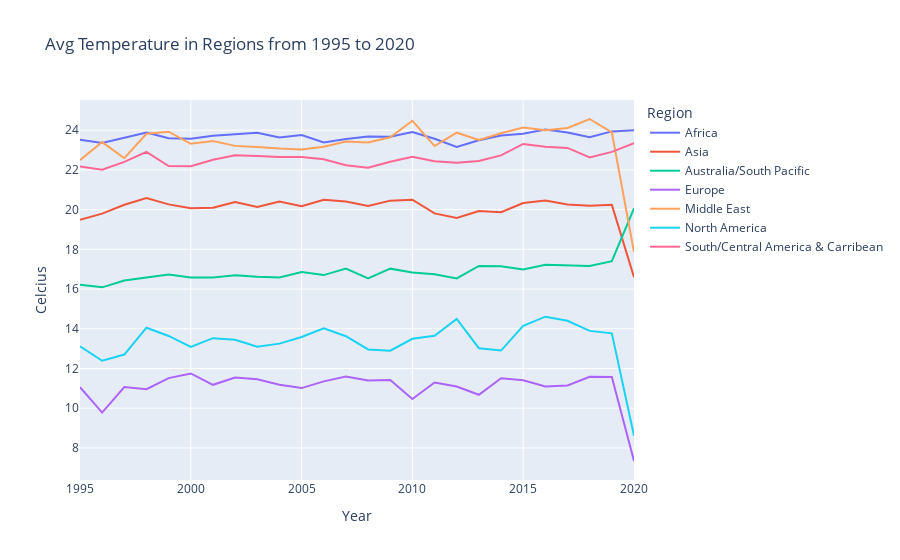

Notebook code for this chart:
### Code cell
# Plot
# Ignore 2020 because it is not completed yet. Otherwise, there is a slight increase in Avg Temp generally
fig = px.line(
df_regionyear, x="Year", y="Celcius", color='Region',
title='Avg Temperature in Regions from 1995 to 2020')
fig.show()

### Figure 1 — Plotly figure (JSON) as saved in the notebook; plotly's stock layout.template omitted (floating-point values rounded to 4 significant figures)
{"data": [{"hovertemplate": "Region=Africa<br>Year=%{x}<br>Celcius=%{y}<extra></extra>", "legendgroup": "Africa", "line": {"color": "#636efa", "dash": "solid"}, "marker": {"symbol": "circle"}, "mode": "lines", "name": "Africa", "orientation": "v", "showlegend": true, "type": "scatter", "x": [1995, 1996, 1997, 1998, 1999, 2000, 2001, 2002, 2003, 2004, 2005, 2006, 2007, 2008, 2009, 2010, 2011, 2012, 2013, 2014, 2015, 2016, 2017, 2018, 2019, 2020], "xaxis": "x", "y": [23.52, 23.35, 23.62, 23.88, 23.6, 23.57, 23.72, 23.79, 23.87, 23.63, 23.76, 23.39, 23.56, 23.69, 23.67, 23.91, 23.57, 23.15, 23.49, 23.73, 23.83, 24.03, 23.88, 23.64, 23.94, 24.0], "yaxis": "y"}, {"hovertemplate": "Region=Asia<br>Year=%{x}<br>Celcius=%{y}<extra></extra>", "legendgroup": "Asia", "line": {"color": "#EF553B", "dash": "solid"}, "marker": {"symbol": "circle"}, "mode": "lines", "name": "Asia", "orientation": "v", "showlegend": true, "type": "scatter", "x": [1995, 1996, 1997, 1998, 1999, 2000, 2001, 2002, 2003, 2004, 2005, 2006, 2007, 2008, 2009, 2010, 2011, 2012, 2013, 2014, 2015, 2016, 2017, 2018, 2019, 2020], "xaxis": "x", "y": [19.49, 19.8, 20.24, 20.59, 20.26, 20.07, 20.09, 20.39, 20.13, 20.41, 20.17, 20.49, 20.41, 20.19, 20.45, 20.5, 19.81, 19.58, 19.93, 19.87, 20.33, 20.46, 20.26, 20.2, 20.24, 16.6], "yaxis": "y"}, {"hovertemplate": "Region=Australia/South Pacific<br>Year=%{x}<br>Celcius=%{y}<extra></extra>", "legendgroup": "Australia/South Pacific", "line": {"color": "#00cc96", "dash": "solid"}, "marker": {"symbol": "circle"}, "mode": "lines", "name": "Australia/South Pacific", "orientation": "v", "showlegend": true, "type": "scatter", "x": [1995, 1996, 1997, 1998, 1999, 2000, 2001, 2002, 2003, 2004, 2005, 2006, 2007, 2008, 2009, 2010, 2011, 2012, 2013, 2014, 2015, 2016, 2017, 2018, 2019, 2020], "xaxis": "x", "y": [16.22, 16.09, 16.43, 16.59, 16.73, 16.59, 16.59, 16.7, 16.62, 16.59, 16.86, 16.7, 17.04, 16.54, 17.03, 16.84, 16.74, 16.53, 17.16, 17.15, 16.99, 17.23, 17.21, 17.16, 17.4, 20.06], "yaxis": "y"}, {"hovertemplate": "Region=Europe<br>Year=%{x}<br>Celcius=%{y}<extra></extra>", "legendgroup": "Europe", "line": {"color": "#ab63fa", "dash": "solid"}, "marker": {"symbol": "circle"}, "mode": "lines", "name": "Europe", "orientation": "v", "showlegend": true, "type": "scatter", "x": [1995, 1996, 1997, 1998, 1999, 2000, 2001, 2002, 2003, 2004, 2005, 2006, 2007, 2008, 2009, 2010, 2011, 2012, 2013, 2014, 2015, 2016, 2017, 2018, 2019, 2020], "xaxis": "x", "y": [11.06, 9.781, 11.07, 10.96, 11.52, 11.75, 11.18, 11.54, 11.45, 11.18, 11.01, 11.35, 11.59, 11.39, 11.42, 10.47, 11.3, 11.09, 10.68, 11.51, 11.41, 11.09, 11.15, 11.58, 11.58, 7.343], "yaxis": "y"}, {"hovertemplate": "Region=Middle East<br>Year=%{x}<br>Celcius=%{y}<extra></extra>", "legendgroup": "Middle East", "line": {"color": "#FFA15A", "dash": "solid"}, "marker": {"symbol": "circle"}, "mode": "lines", "name": "Middle East", "orientation": "v", "showlegend": true, "type": "scatter", "x": [1995, 1996, 1997, 1998, 1999, 2000, 2001, 2002, 2003, 2004, 2005, 2006, 2007, 2008, 2009, 2010, 2011, 2012, 2013, 2014, 2015, 2016, 2017, 2018, 2019, 2020], "xaxis": "x", "y": [22.49, 23.4, 22.59, 23.82, 23.92, 23.31, 23.46, 23.21, 23.15, 23.07, 23.03, 23.17, 23.43, 23.38, 23.64, 24.47, 23.2, 23.87, 23.51, 23.84, 24.13, 24.0, 24.11, 24.56, 23.89, 17.87], "yaxis": "y"}, {"hovertemplate": "Region=North America<br>Year=%{x}<br>Celcius=%{y}<extra></extra>", "legendgroup": "North America", "line": {"color": "#19d3f3", "dash": "solid"}, "marker": {"symbol": "circle"}, "mode": "lines", "name": "North America", "orientation": "v", "showlegend": true, "type": "scatter", "x": [1995, 1996, 1997, 1998, 1999, 2000, 2001, 2002, 2003, 2004, 2005, 2006, 2007, 2008, 2009, 2010, 2011, 2012, 2013, 2014, 2015, 2016, 2017, 2018, 2019, 2020], "xaxis": "x", "y": [13.12, 12.39, 12.7, 14.05, 13.64, 13.09, 13.53, 13.45, 13.1, 13.25, 13.58, 14.02, 13.63, 12.96, 12.89, 13.5, 13.65, 14.5, 13.02, 12.9, 14.15, 14.61, 14.4, 13.89, 13.77, 8.615], "yaxis": "y"}, {"hovertemplate": "Region=South/Central America & Carribean<br>Year=%{x}<br>Celcius=%{y}<extra></extra>", "legendgroup": "South/Central America & Carribean", "line": {"color": "#FF6692", "dash": "solid"}, "marker": {"symbol": "circle"}, "mode": "lines", "name": "South/Central America & Carribean", "orientation": "v", "showlegend": true, "type": "scatter", "x": [1995, 1996, 1997, 1998, 1999, 2000, 2001, 2002, 2003, 2004, 2005, 2006, 2007, 2008, 2009, 2010, 2011, 2012, 2013, 2014, 2015, 2016, 2017, 2018, 2019, 2020], "xaxis": "x", "y": [22.17, 22.01, 22.4, 22.91, 22.2, 22.18, 22.51, 22.74, 22.7, 22.65, 22.65, 22.53, 22.24, 22.11, 22.41, 22.66, 22.44, 22.36, 22.44, 22.73, 23.31, 23.17, 23.11, 22.63, 22.91, 23.34], "yaxis": "y"}], "layout": {"legend": {"title": {"text": "Region"}, "tracegroupgap": 0}, "title": {"text": "Avg Temperature in Regions from 1995 to 2020"}, "xaxis": {"anchor": "y", "domain": [0, 1], "title": {"text": "Year"}}, "yaxis": {"anchor": "x", "domain": [0, 1], "title": {"text": "Celcius"}}}}
